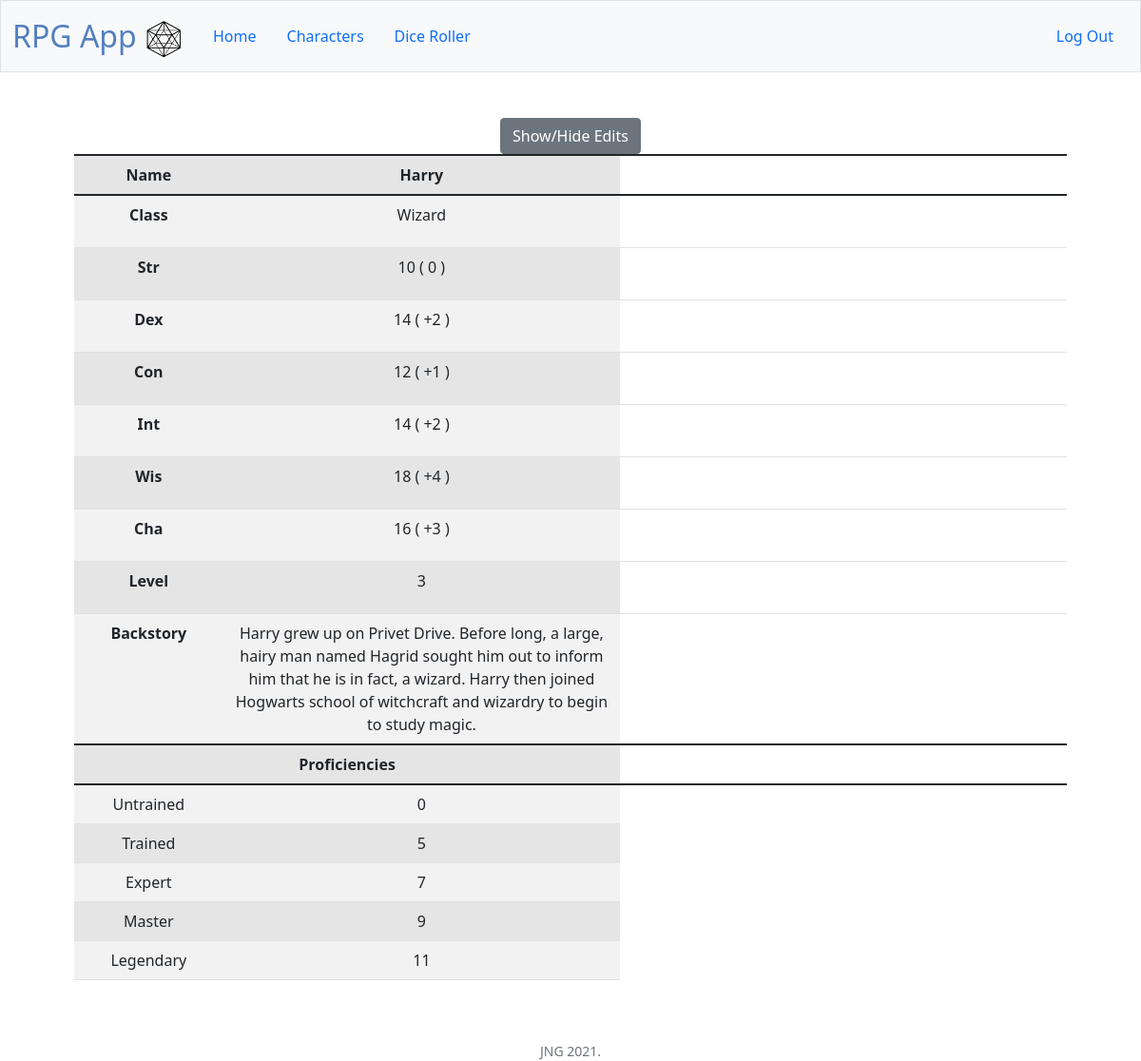
The app's page /character/Harry (signed in) with its own data.
### tables this page shows
CREATE TABLE characters (characterid INTEGER PRIMARY KEY NOT NULL, playerid INTEGER REFERENCES users, Name VARCHAR(255), Class VARCHAR(255), Str INT, Dex INT, Con INT, Int INT, Wis INT, Cha INT, Level INT, Backstory VARCHAR(255));

### PF2eApp.py (the view, shortened to what this page needs)
@app.route('/character/<name>', methods=["GET", "POST"])
def character(name):
    user = session["user_id"]
    name = scrub(name)
    user = scrub(user)
    query = "SELECT id FROM users WHERE username = '{}'".format(user)
    playerid = sqlselect(query)[0][0]
    con = sqlite3.connect('pathfinder.db')
    con.row_factory = dictfactory
    cur = con.cursor()
    cur.execute("SELECT * FROM characters WHERE name = '{}' AND playerid = {}".format(name, playerid))
    chardata = cur.fetchall()[0]
    cur.close()
    con.close()
    if request.method == "GET":
        chardata["Str Mod"] = floor((chardata["Str"] - 10)/2)
        chardata["Dex Mod"] = floor((chardata["Dex"] - 10)/2)
        chardata["Con Mod"] = floor((chardata["Con"] - 10)/2)
        chardata["Int Mod"] = floor((chardata["Int"] - 10)/2)
        chardata["Wis Mod"] = floor((chardata["Wis"] - 10)/2)
        chardata["Cha Mod"] = floor((chardata["Cha"] - 10)/2)
        proficiencies = {}
        proficiencies["Untrained"] = 0
        proficiencies["Trained"] = chardata["Level"] + 2
        proficiencies["Expert"] = chardata["Level"] + 4
        proficiencies["Master"] = chardata["Level"] + 6
        proficiencies["Legendary"] = chardata["Level"] + 8
        return render_template("viewcharacter.html", chardata = chardata, proficiencies = proficiencies)

### PF2eApp.py (called while the page is built)
@app.after_request
def after_request(response):
    response.headers["Cache-Control"] = "no-cache, no-store, must-revalidate"
    response.headers["Expires"] = 0
    response.headers["Pragma"] = "no-cache"
    return response

### helpers.py (called while the page is built)
def scrub(table_name):
    return ''.join( chr for chr in table_name if chr.isalnum() or chr == " " or chr == "." )

def sqlselect(query):
    con = sqlite3.connect('pathfinder.db')
    cur = con.cursor()
    cur.execute(query)
    rowcount = cur.rowcount
    if rowcount == 0:
        data = []
    else:
        data = cur.fetchall()
    cur.close()
    con.close()
    return data

def dictfactory(cursor, row):
    d = {}
    for idx, col in enumerate(cursor.description):
        d[col[0]] = row[idx]
    return d

### templates/viewcharacter.html (shortened to what this page needs)
{% extends "layout.html" %}
{% block main %}
<table class = "table table-striped table-hover table-active">
    <colgroup>
        <col>
        <col>
        <col class = "editcolumn border-0" id = "col" style = "width: 300px; visibility: hidden">
    </colgroup>
    <thead class="thead-dark">
        <tr>
            <th>Name</th>
            <th>{{ chardata["Name"] }}</th>
        </tr>
    </thead>
    {% for field in chardata %}
        {% if loop.index > 3 and loop.index < 13 %}
            <tr>
                <th scope="row" style = "width: 15%">{{ field }} </th>
                <td style = "width: 40%">
                    {{ chardata[field]|string }}
                    {% if field|length == 3 %}
                    (
                        {% if chardata[[field, ' Mod']|join] > 0 %}
                            {{ ['+',chardata[[field, ' Mod']|join]]|join }}
                        {% else %}
                            {{ ['',chardata[[field, ' Mod']|join]]|join }}
                        {% endif %}
                    )
                    {% endif %}
                </td>
            </tr>
        {% endif %}
    {% endfor %}
    <thead>
        <th colspan = "2" style = "text-align: center">Proficiencies</th>
    </thead>
    {% for name, prof in proficiencies.items() %}
    <tr>
        <td>{{name}}</td>
        <td>{{prof}}</td>
    </tr>
    {% endfor %}
    <tr>
        <button onclick="editcolumn()" class = "btn btn-secondary">Show/Hide Edits</button>
    </tr>
</table>
{% endblock %}

### records on screen
characters: Name "Harry", Class "Wizard" "10" "14" "12" "14" "18" "16" "3" "Harry grew up on Privet Drive. Before long, a large, hairy man named Hagrid sought him out to inform him that he is in fact, a wizard. Harry then joined Hogwarts school of witchcraft and wizardry to begin to study magic."

### other values on screen
{{ field }} "Class" "Str" "Dex" "Con" "Int" "Wis" "Cha" "Level" "Backstory"
{{ ['',chardata[[field, ' Mod']|join]]|join }} "0"
{{ ['+',chardata[[field, ' Mod']|join]]|join }} "+2" "+1" "+2" "+4" "+3"
{{ name }} "Untrained" "Trained" "Expert" "Master" "Legendary"
{{ prof }} "0" "5" "7" "9" "11"
